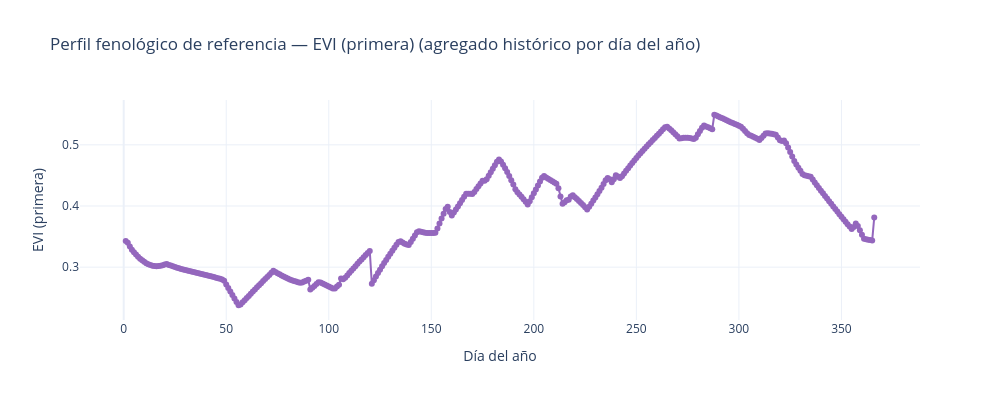
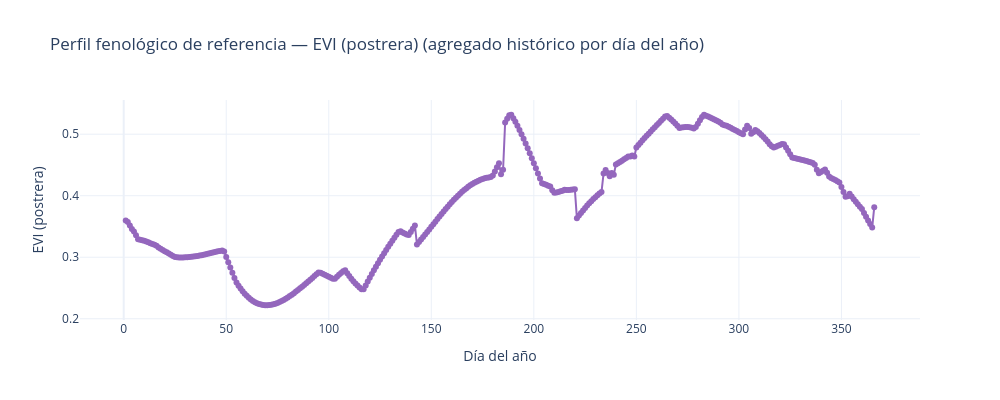

The code cell stored with these charts, in order, in its notebook:
### Code cell
perfil_evi_primera = calcular_perfil_fenologico_por_temporada("EVI", "primera")
perfil_evi_postrera = calcular_perfil_fenologico_por_temporada("EVI", "postrera")

graficar_perfil_fenologico(perfil_evi_primera, "EVI (primera)")
graficar_perfil_fenologico(perfil_evi_postrera, "EVI (postrera)")

### Figure 1 — Plotly figure (JSON) as saved in the notebook; plotly's stock layout.template omitted (floating-point values rounded to 4 significant figures; data arrays with more than 128 entries replaced by an {"elided": "..."} marker saying what was removed)
{"data": [{"line": {"color": "#9467bd", "width": 2}, "mode": "lines+markers", "type": "scatter", "x": {"elided": "366 int values"}, "y": {"elided": "366 float values"}}], "layout": {"height": 400, "title": {"text": "Perfil fenológico de referencia — EVI (primera) (agregado histórico por día del año)"}, "width": 1000, "xaxis": {"title": {"text": "Día del año"}}, "yaxis": {"title": {"text": "EVI (primera)"}}}}

### Figure 2 — Plotly figure (JSON) as saved in the notebook; plotly's stock layout.template omitted (floating-point values rounded to 4 significant figures; data arrays with more than 128 entries replaced by an {"elided": "..."} marker saying what was removed)
{"data": [{"line": {"color": "#9467bd", "width": 2}, "mode": "lines+markers", "type": "scatter", "x": {"elided": "366 int values"}, "y": {"elided": "366 float values"}}], "layout": {"height": 400, "title": {"text": "Perfil fenológico de referencia — EVI (postrera) (agregado histórico por día del año)"}, "width": 1000, "xaxis": {"title": {"text": "Día del año"}}, "yaxis": {"title": {"text": "EVI (postrera)"}}}}
